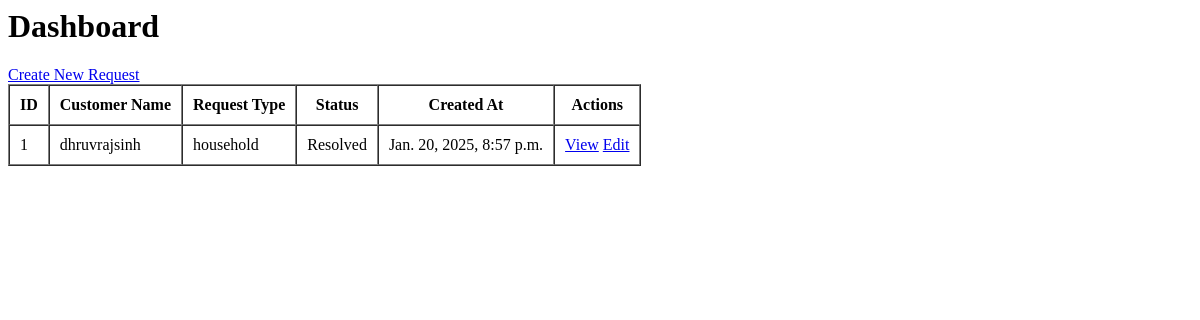
Before: /dashboard/ (signed in) with the older database file.
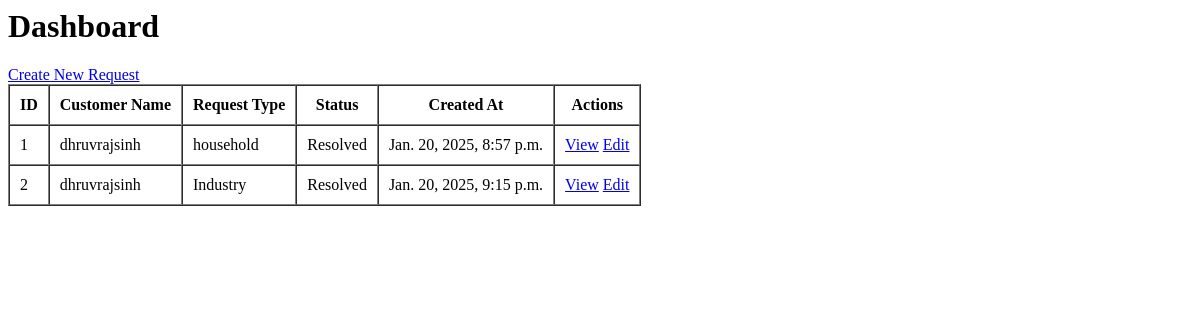
After: the same page with the newer database file.
### apis/models.py (models this page shows)
class ServiceRequest(models.Model):
    STATUS_CHOICES = [
        ('Pending', 'Pending'),
        ('In Progress', 'In Progress'),
        ('Resolved', 'Resolved'),
    ]
    user = models.ForeignKey(CustomUser, on_delete=models.CASCADE, related_name='requests')
    type_of_service = models.CharField(max_length=255)
    description = models.TextField()
    attachment = models.FileField(upload_to='attachments/', blank=True, null=True)
    status = models.CharField(choices=STATUS_CHOICES, default='Pending', max_length=20)
    created_at = models.DateTimeField(auto_now_add=True)
    updated_at = models.DateTimeField(auto_now=True)

class CustomUser(AbstractUser):
    email = models.EmailField(unique=True)

### apis/views.py (the view)
# urls.py: path('dashboard/', views.DashboardView.as_view(), name='dashboard'),
class DashboardView(generics.GenericAPIView):
    def get(self, request):
        service_requests = ServiceRequest.objects.filter(user=request.user)
        return render(request, 'dashboard.html', {'service_requests': service_requests})

### templates/dashboard.html
<h1>Dashboard</h1>
<a href="{% url 'create_request' %}" class="btn-create-request">Create New Request</a>
<table border="1" cellpadding="10" cellspacing="0" class="service-requests-table">
    <thead>
        <tr>
            <th>ID</th>
            <th>Customer Name</th>
            <th>Request Type</th>
            <th>Status</th>
            <th>Created At</th>
            <th>Actions</th>
        </tr>
    </thead>
    <tbody>
        {% for request in service_requests %}
        <tr>
            <td>{{ request.id }}</td>
            <td>{{ request.user.username }}</td>
            <td>{{ request.type_of_service }}</td>
            <td>{{ request.status }}</td>
            <td>{{ request.created_at }}</td>
            <td>
                <a href="{% url 'view_request' request.id %}" class="btn-view">View</a>
                <a href="{% url 'edit_request' request.id %}" class="btn-edit">Edit</a>
            </td>
        </tr>
        {% empty %}
        <tr>
            <td colspan="6">No service requests found.</td>
        </tr>
        {% endfor %}
    </tbody>
</table>

Changed rows visible on the page:
added ServiceRequest: id "2", user.username "dhruvrajsinh", type_of_service "Industry", status "Resolved", created_at "Jan. 20, 2025, 9:15 p.m."
